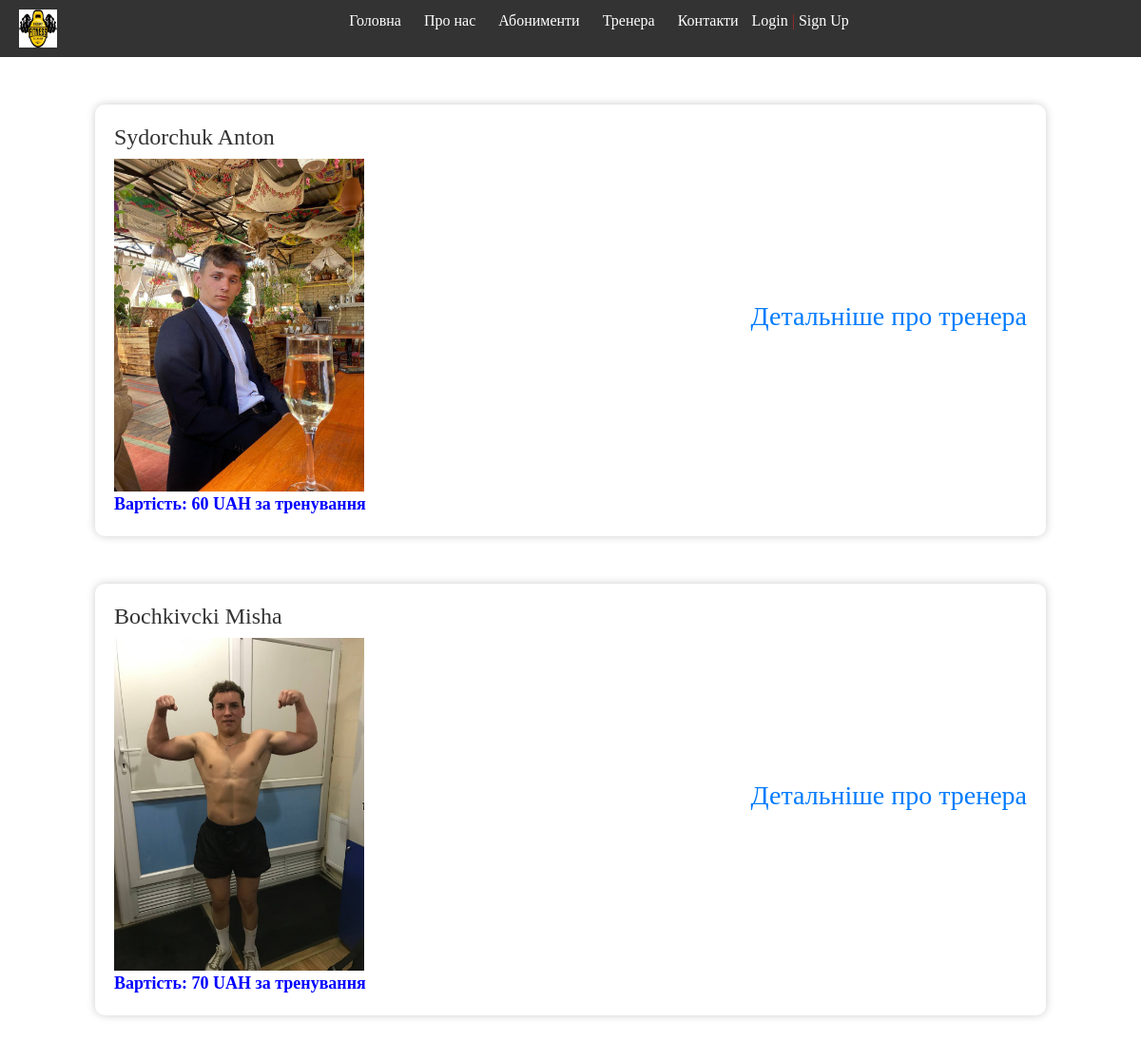
The app's page /coach/ with its own data.
### store/models.py (models this page shows, shortened)
class Coach(models.Model):
    user = models.OneToOneField(User, on_delete=models.CASCADE)
    descriptions = models.TextField()
    image = models.ImageField(upload_to=None)
    price_per_training = models.IntegerField()
    slug = models.SlugField(unique=True, max_length=50)
    class Meta:
        verbose_name = 'Тренер'
        verbose_name_plural = 'Тренери'

class User(AbstractUser):
    email = models.EmailField(_("email address"), unique=True)
    USERNAME_FIELD = 'email'
    REQUIRED_FIELDS = ['username']

### store/views/coach.py (the view)
# urls.py: path('coach/', coach.CoachView.as_view(), name='coach'),
class CoachView(ListView):
    model = Coach
    template_name = 'coach/coach.html'
    def get_context_data(self, *, object_list=None, **kwargs):
        context = super(CoachView, self).get_context_data(**kwargs)
        context['title'] = "Тренера"
        return context

### templates/coach/coach.html
{% extends 'base.html' %}
{% block content %}
        {% for person in object_list %}
            <div class="coach-container">
                <div class="card-coach">
                    <h1>{{ person.user.last_name }} {{ person.user.first_name }}</h1>
                    <a href="{% url 'coach_detail' person.slug%}" class="link-coach-image">
                        <img src="{{ person.image.url }}" alt="coach" class="coach-image">
                    </a>
                    <p class="price">Вартість: {{ person.price_per_training }} UAH за тренування</p>
                </div>
                <div class="desc-add">
                    <h3><a href="{% url 'coach_detail' person.slug%}" class="link-details">Детальніше про тренера</a></h3>
                </div>
            </div>
        {% endfor %}
{% endblock %}

### store/static/store/css/style.css (style rules this page uses)
* { margin: 0; padding: 0; box-sizing: border-box; font-family: 'Times New Roman', serif; }

### store/static/store/css/style_coach.css (style rules this page uses)
.coach-container { background-color: #fff; border-radius: 10px; box-shadow: 0 0 10px rgba(0, 0, 0, 0.2); margin: 50px auto; padding: 20px; max-width: 1000px; display: flex; justify-content: space-between; align-items: center; }
.coach-image { height: 350px; weight: 250px }
.card-coach { width: 50%; }
.desc-add { width: 50%; text-align: right; }
.link-details { text-decoration: none; color: #007BFF; }

### store/static/store/css/style_ticket.css (style rules this page uses)
h1 { font-size: 24px; color: #333; }
p { font-size: 16px; color: #555; margin: 10px 0; }
.price { font-size: 18px; font-weight: bold; color: #00f; }

### store/static/store/css/style_pay.css (style rules this page uses)
p { margin: 0px; }
::placeholder { font-size: 14px; font-weight: 600; }

### records on screen
Coach: user.last_name "Sydorchuk", user.first_name "Anton", image (picture), price_per_training "60"
Coach: user.last_name "Bochkivcki", user.first_name "Misha", image (picture), price_per_training "70"
